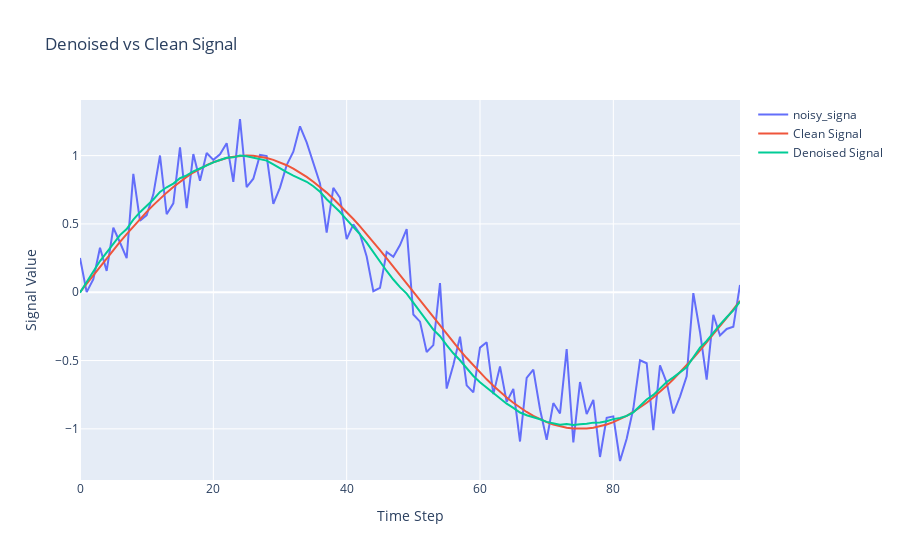

The cell this chart's notebook holds for it:
### Markdown cell above
## Inference data

### Code cell
# 预测降噪结果
with torch.no_grad():
    # 确保 noisy_signal 的形状正确
    noisy_signal_input = noisy_signal.view(batch_size, sequence_length, input_size)
    denoised_signal = model(noisy_signal_input)  # 模型输出 (batch_size, sequence_length, input_size)

# 绘制降噪结果与干净信号的对比
fig3 = go.Figure()

# 绘制第一个 batch 的干净信号和降噪信号
fig3.add_trace(go.Scatter(y=noisy_signal_input[0].squeeze().numpy(), mode='lines', name='noisy_signa'))  # 第 0 个 batch
fig3.add_trace(go.Scatter(y=clean_batches[0].squeeze().numpy(), mode='lines', name='Clean Signal'))  # 第 0 个 batch
fig3.add_trace(go.Scatter(y=denoised_signal[0].squeeze().numpy(), mode='lines', name='Denoised Signal'))  # 第 0 个 batch
fig3.update_layout(title='Denoised vs Clean Signal', xaxis_title='Time Step', yaxis_title='Signal Value')
fig3.show()
